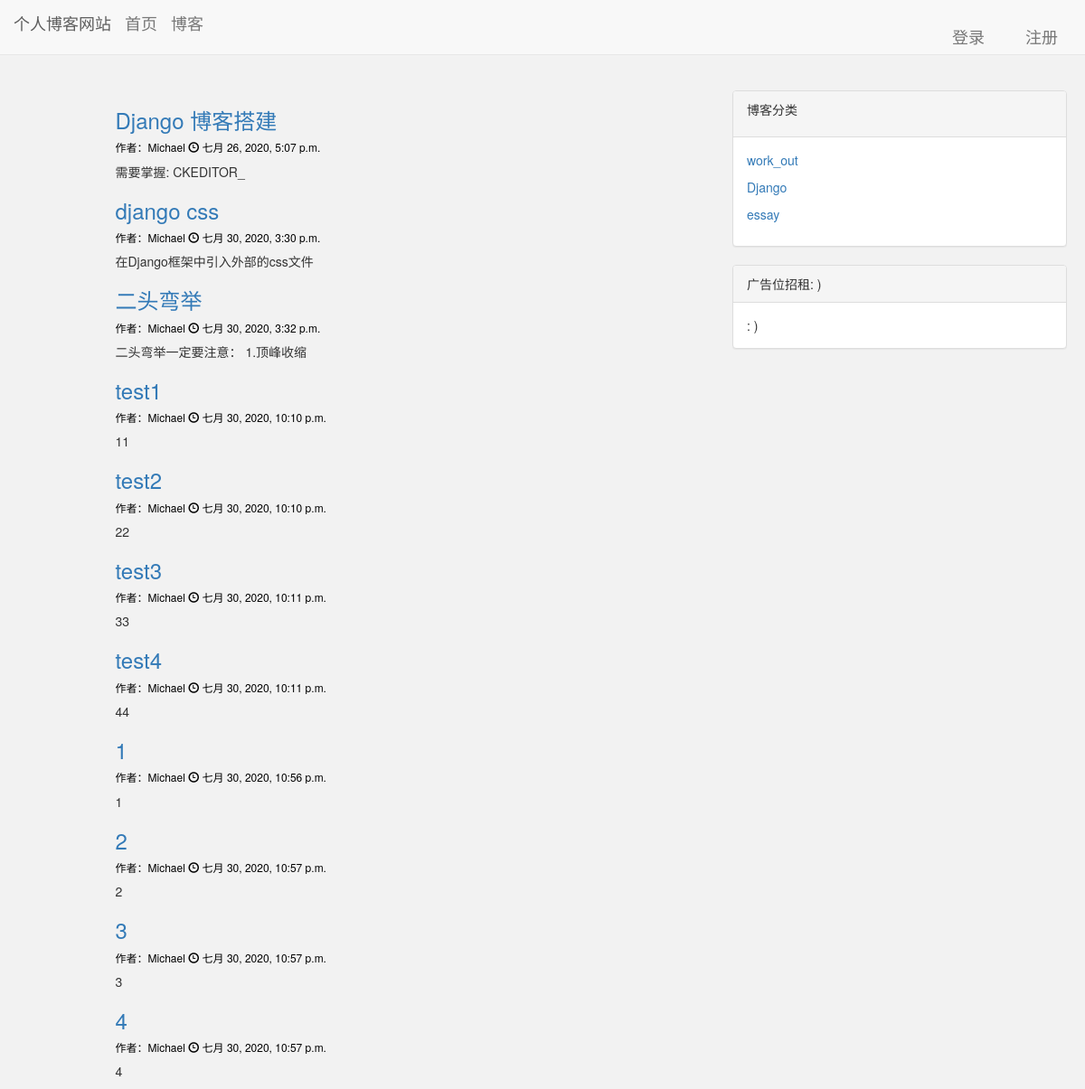
Page /list on the committed database.
### blog/models.py (models this page shows, shortened)
class Blog(models.Model):
    title = models.CharField(max_length=50)
    blog_type = models.ForeignKey(BlogType, on_delete=models.DO_NOTHING)
    context = RichTextUploadingField()
    author = models.ForeignKey(User)
    creat_time = models.DateTimeField(auto_now_add=True)

class BlogType(models.Model):
    type = models.CharField(max_length=20)

### blog/views.py (the view)
# urls.py: url(r'^list',views.blog_list),
def blog_list(request):
    articles = Blog.objects.all()
    blog_types = BlogType.objects.all()
    context = {'articles': articles, 'blog_types': blog_types}
    return render(request, 'blog_list.html', context)

### blog/templates/blog_list.html (shortened to what this page needs)
{% extends 'base.html'%}
{% block content %}
    <div class="container">
        <div class="row">
            <div class="col-xs-12 col-sm-6 col-md-7 col-md-offset-1 scroll">
                {% for x in articles %}
                <a href="/detail/{{x.id}}/" >
                    <h3>{{x.title|striptags}}</h3>
               </a>
                <h6 style="color:black">作者：{{x.author}}
                    <span class="glyphicon glyphicon-time" aria-hidden="true"></span>
                    {{x.creat_time}}
                </h6>
                <p>{{x.context|striptags|truncatechars:20}}</p>
                {% empty %}
                 <p>-----敬请期待-----</p>
                {% endfor %}
            </div>
            <div class="col-xs-6 col-md-4 pos_fixed" >
                <div class="panel panel-default ">
                    <div class="panel-heading" >
                        <p class="table1">博客分类</p>
                    </div>
                        <div class="panel-body">
                              {% for x in blog_types %}
                                <a href="/blog_type/{{x.id}}" >
                                    <li style="list-style-type:none;">{{x.type|striptags}}</li>
                                </a>
                               {% empty %}
                                   <p >敬请期待</p>
                                 {% endfor %}
                         </div>
                   </div>
                <div class="panel panel-default ">
                    <div class="panel-heading">
                        广告位招租: )
                    </div>
                    <div class="panel-body">
                        : )
                    </div>
                </div>
            </div>
        </div>
    </div>
{% endblock %}

### blog/templates/base.html (shortened to what this page needs)
<!DOCTYPE html>
<html lang="zh-CN">
<head>
    <link rel="stylesheet" href="/static/bootstrap-3.3.7/css/bootstrap.min.css">
    <link rel="stylesheet" href="/static/base.css/">
</head>
<body>
<div class="navbar navbar-default navbar-fixed-top" role="navigation">
    <div class="container-fluid">
        <div class="navbar-header">
            <p class="navbar-brand">个人博客网站 </p>
        </div>
        <ul class="nav navbar-nav ">
            <li><a class="navbar-brand" href="/home/">首页</a></li>
            <li><a class="navbar-brand" href="/list/">博客</a></li>
        </ul>
        {% if user.is_staff %}
            <ul class="nav navbar-nav navbar-right">
                <li class="navbar-brand"><a href="/admin/">管理</a></li>
                <li class="navbar-brand"><a href="/logout/">登出</a></li>
                <li class="navbar-brand"><a href="/register/">注册</a></li>
            </ul>
        {% elif user.is_authenticated %}
        <ul class="nav navbar-nav navbar-right">
            <li class="navbar-brand"><a href="/logout/">登出</a></li>
            <li class="navbar-brand"><a href="/register/">注册</a></li>
        </ul>
        {% else %}
         <ul class="nav navbar-nav navbar-right">
            <li class="navbar-brand"><a href="/login/">登录</a></li>
            <li class="navbar-brand"><a href="/register/">注册</a></li>
        </ul>
        {% endif %}
    </div>
</div>
<div>
    {% block content %}{% endblock %}
</div>
</body>
</html>

### blog/static/base.css (style rules this page uses)
body { margin: 0; margin-top: 100px!important; margin-right: 0px; margin-bottom: 0px; margin-left: 0px; background-color:#f2f2f2; }
.pos_fixed { position:fixed; top:100px; right:5px; }

### blog/templates/base.html (style rules this page uses)
body { background:"/static/background.jpg/"; background-size:80px 60px; background-repeat:no-repeat; }

### rows in the picture
Blog: title "Django 博客搭建", author "Michael", creat_time "七月 26, 2020, 5:07 p.m.", context "需要掌握: CKEDITOR_"
Blog: title "django css", author "Michael", creat_time "七月 30, 2020, 3:30 p.m.", context "在Django框架中引入外部的css文件"
Blog: title "二头弯举", author "Michael", creat_time "七月 30, 2020, 3:32 p.m.", context "二头弯举一定要注意： 1.顶峰收缩"
Blog: title "test1", author "Michael", creat_time "七月 30, 2020, 10:10 p.m.", context "11"
Blog: title "test2", author "Michael", creat_time "七月 30, 2020, 10:10 p.m.", context "22"
Blog: title "test3", author "Michael", creat_time "七月 30, 2020, 10:11 p.m.", context "33"
Blog: title "test4", author "Michael", creat_time "七月 30, 2020, 10:11 p.m.", context "44"
Blog: title "1", author "Michael", creat_time "七月 30, 2020, 10:56 p.m.", context "1"
Blog: title "2", author "Michael", creat_time "七月 30, 2020, 10:57 p.m.", context "2"
Blog: title "3", author "Michael", creat_time "七月 30, 2020, 10:57 p.m.", context "3"
Blog: title "4", author "Michael", creat_time "七月 30, 2020, 10:57 p.m.", context "4"
BlogType: type "work_out"
BlogType: type "Django"
BlogType: type "essay"
